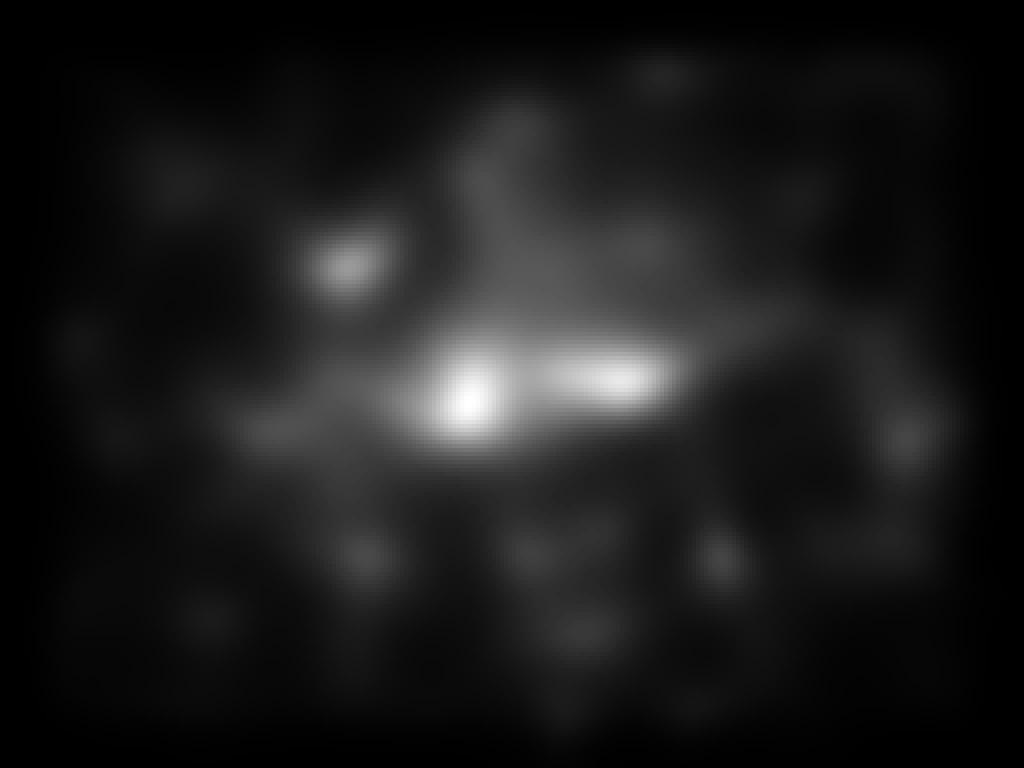
%> input picture Models/cIBS (el dataset esta adentro de momento)/MatlabCode/saliency/deepgaze/img001.jpg, 1024 x 768 px; its folder holds only this picture in this run
$ octave --eval "main;"   (GNU Octave 9; MATLAB toolbox functions it lacks are replaced by stand-ins)
%> lines starting %> are read from the running program, lines starting %| are printed output that depends on the picture
### Models/cIBS (el dataset esta adentro de momento)/MatlabCode/dynamic_models/utils/priors.m
function prior = priors(cfg)
    % PRIORS: Load prior probability of target being in each location
    % p = priors(cfg) creates a matrix of prior probability of target being
    % in each location with mode cfg.static_model
    % Dimensions are determined by floor(size(saliencyMap) / cfg.delta)

    % Input:
    % cfg.imgname       = Name of the image
    % cfg.delta         = Size of grid cells
    % cfg.static_model  = Static model name: 'mlnet' | 'judd1' | 'judd2' | 'judd3' | 'judd4' | 'judd5' | 'flat' | 'center' | 'noisy'
    % cfg.image_size    = Size of the image

    switch cfg.static_model
        case 'deepgaze'
            saliencyMap = imread(['../saliency/deepgaze/' cfg.imgname]);
        case 'icf'
            saliencyMap = imread(['../saliency/icf/' cfg.imgname]);
        case 'sam-resnet'
            saliencyMap = imread(['../saliency/sam_resnet/' cfg.imgname]);
        case 'sam-vgg'
            saliencyMap = imread(['../saliency/sam_vgg/' cfg.imgname]);
        case 'mlnet'
            saliencyMap = imread(['../saliency/mlnet/' cfg.imgname]);
%> saliencyMap is the input picture: size 768x1024 uint8; min 0, max 255, mean 26.7
        case 'judd1'
            saliencyMap = imread(['../saliency/judd_model_1/all_subjects_fix_3_' cfg.imgname]);
        case 'judd2'
            saliencyMap = imread(['../saliency/judd_model_2/all_subjects_fix_3_' cfg.imgname]);
        case 'judd3'
            saliencyMap = imread(['../saliency/judd_model_3/all_subjects_fix_3_' cfg.imgname]);
        case 'judd4'
            saliencyMap = imread(['../saliency/judd_model_4/all_subjects_fix_3_' cfg.imgname]);
        case 'judd5'
            saliencyMap = imread(['../saliency/judd_model_5/all_subjects_fix_3_' cfg.imgname]);
        case 'flat'
            saliencyMap = ones(cfg.image_size);
        case 'center'
            % from findDistToCenterFeatures(img, dims), Judd et al ICCV 2009
            % run findDistToCenterFeatures(ones(768, 1024), [768, 1024], 768/2, 1024/2)
            saliencyMap = imread(['../saliency/center.jpg']);
        case 'noisy'
            saliencyMap = awgn(ones(cfg.image_size), 25); % White Gaussian Noise
        otherwise
            fprintf('Error: Wrong mode \n')
    end
    prior = reduceMatrix(saliencyMap, cfg.delta, 'mean');
end

### Models/cIBS (el dataset esta adentro de momento)/MatlabCode/dynamic_models/utils/reduceMatrix.m
function reduced = reduceMatrix (saliencyMap, delta, mode)
%> called with delta = 32, mode = 'mean'
    % reduceMatrix: creates a grid on the saliency map where each cell measures
    % delta by delta. In the case that there are pixels that do not
    % complete a cell, the grid will be center in the matrix and the pixels
    % that are not in them will be discarded.
    % The function returns a reduced matrix which, in each position,
    % contains the maximum or mean value (depending on the mode
    % parameter) of the pixels of each cell in the grid.
    % Note: if matrix is divisible by delta, the first cell goes from 1 to
    % delta, the next one from delta + 1 to 2 * delta.

    % Input:
    % saliencyMap = Saliency map
    % delta       = Cell size
    % mode        = Value of the cell: 'mean' | 'max'

    dims = size(saliencyMap);
%> dims = [768 1024]
    reduced = nan(floor(dims / delta));
    offset = floor((dims - size(reduced)*delta) / 2);
%> offset = [0 0]

    for i=1:size(reduced,1)
        for j=1:size(reduced,2)
            begin = ([i-1 j-1] * delta) + 1 + offset;
            endd  = begin + delta -1;

            if strcmp(mode, 'mean')
                reduced(i, j) = mean2(saliencyMap(begin(1):endd(1), begin(2):endd(2)));
            elseif strcmp(mode, 'max')
                reduced(i, j) = max(max(saliencyMap(begin(1):endd(1), begin(2):endd(2))));
            else
                sprintf('Invalid mode for reducing matrix');
            end
        end
    end
end

### Models/cIBS (el dataset esta adentro de momento)/MatlabCode/dynamic_models/bayesianSaliencyModel.m
    function bayesianSaliencyModel(cfg)
    % [19 lines of commented-out code are left out]
    cfg.prior = priors(cfg);
    cfg.prior = cfg.prior / max(cfg.prior(:));
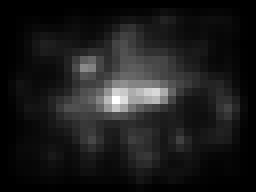
%> cfg.prior: size 24x32 double (shown 8 times larger); min 0, max 1, mean 0.111

    % uniform sum of all priors (sum(cfg.prior(:)) = sumAllProbs)
    cfg.size_prior = size(cfg.prior);
%> cfg.size_prior = [24 32]
    sumAllProbs = cfg.size_prior(1) * cfg.size_prior(2) * 10;
%> sumAllProbs = 7680
    cfg.prior = cfg.prior * (sumAllProbs - cfg.size_prior(1)*cfg.size_prior(2)) / sum(cfg.prior(:)) + 1;

    % find target borders
    cfg.target_center_top_left = mapToReducedMatrix(cfg.target_center - cfg.target_size/2, cfg.delta, cfg.image_size);
%> in mapToReducedMatrix, `grid_size = floor(image_size / delta);`: grid_size = [24 32]
%> in mapToReducedMatrix, `offset = floor((image_size - grid_size*delta) / 2);`: offset = [0 0]
%> in mapToReducedMatrix, `mappedFix = ceil((double(fixation) - offset) / delta);`: mappedFix = [12 23]
%> cfg.target_center_top_left = [12 23]
    cfg.target_center_bot_right = mapToReducedMatrix(cfg.target_center + cfg.target_size/2, cfg.delta, cfg.image_size);
%> cfg.target_center_bot_right = [15 25]
    % check if the target is in the grid
    if cfg.target_center_top_left(1) <= 0 || cfg.target_center_top_left(2) <= 0 || ...
            cfg.target_center_bot_right(1) > cfg.size_prior(1) || cfg.target_center_bot_right(2) > cfg.size_prior(2)
        return;
    end

    % initialize k (k = fixation location at each time)
    k = nan(cfg.nsaccades_thr+1, 2);
%> k = 31 rows, first 12: [NaN NaN; NaN NaN; NaN NaN; NaN NaN; NaN NaN; NaN NaN; NaN NaN; NaN NaN; NaN NaN; NaN NaN; NaN NaN; NaN NaN]
    k(1,:) = mapToReducedMatrix(cfg.initial_fix, cfg.delta, cfg.image_size);
    % check if the first fixation is in the grid
    if k(1,1) > cfg.size_prior(1) || k(1,2) > cfg.size_prior(2) || k(1,1) <= 0 || k(1,2) <= 0
        return;
    end

    % load or create visibility map
    if exist(['visibility_map_x_' num2str(cfg.size_prior(1)) '_y_' num2str(cfg.size_prior(2)) '_gaussian.mat'])
       load(['visibility_map_x_' num2str(cfg.size_prior(1)) '_y_' num2str(cfg.size_prior(2)) '_gaussian.mat']);
    else
        visibility_map = visibilityMapSimplified(cfg, 'gaussian');
        visibility_map = visibility_map - min(visibility_map(:));
        visibility_map = visibility_map / max(visibility_map(:)) * 3;
        max_x = cfg.size_prior(1);
        max_y = cfg.size_prior(2);
        save(['visibility_map_x_' num2str(cfg.size_prior(1)) '_y_' num2str(cfg.size_prior(2)) '_gaussian.mat'], 'visibility_map', 'max_x', 'max_y');
    end

    % initialize variables
    s = nan(cfg.size_prior(1), cfg.size_prior(2), cfg.nsaccades_thr);
    f = nan(cfg.size_prior(1), cfg.size_prior(2), cfg.nsaccades_thr);
    p = nan(cfg.size_prior(1), cfg.size_prior(2), cfg.nsaccades_thr);
    tmp = zeros(cfg.size_prior(1), cfg.size_prior(2));
    accum = zeros(cfg.size_prior(1), cfg.size_prior(2), cfg.nsaccades_thr);
    W = nan(cfg.size_prior(1), cfg.size_prior(2), cfg.size_prior(1), cfg.size_prior(2), cfg.nsaccades_thr);

    fprintf('   Saccade: ');
    for T = 1:cfg.nsaccades_thr
        fprintf('%d ', T);
        % initialize W(a,b,c,d) Where W(:,:,c,d) represents how similar the position (a,b) is
        % to the target to the observer who is fixing his view in (c,d)
        W(:,:,:,:,T) = templateResponse(cfg, visibility_map);

        % compute p
        if T == 1
            s(:,:,T) = W(:,:,k(T,1),k(T,2),T) .* (visibility_map(:,:,k(T,1),k(T,2)) .^ 2);
            f(:,:,T) = cfg.prior .* exp(s(:,:,T));
        else
            s(:,:,T) = s(:,:,T-1) + W(:,:,k(T,1),k(T,2),T) .* (visibility_map(:,:,k(T,1),k(T,2)) .^ 2);
            f(:,:,T) = sumAllProbs * p(:,:,T-1) .* exp(s(:,:,T));
        end
        f_all_locations = sum(sum(f(:,:,T)));
        p(:,:,T) = f(:,:,T) ./ f_all_locations;

        % save the probability map
        probability_map = p(:,:,T);
	if ~exist([cfg.out_models_path, '/probability_map'],'dir')
		mkdir([cfg.out_models_path, '/probability_map'])
	end
        save([cfg.out_models_path, '/probability_map/probabilityMap_Image_' num2str(cfg.imgnum) '_Saccade_' num2str(T) '.mat'], 'probability_map');

        % compute the next fix
        [idx_x, idx_y] = nextFix(cfg, T, p, visibility_map);
        k(T+1, :) = [idx_x idx_y];

        % finish search if target was found
        if cfg.target_center_top_left(1) <= k(T+1,1) && k(T+1,1) <= cfg.target_center_bot_right(1) && ...
           cfg.target_center_top_left(2) <= k(T+1,2) && k(T+1,2) <= cfg.target_center_bot_right(2)
            sprintf('target found!\n');
            break;
        end
    end

    % save the data
    % filter nan rows from k
    [r, ~] = find(isnan(k), 1);
    if isempty(r)
        scanpath = k;
    else
        scanpath = k(1:r-1, :);
    end


    	if ~exist([cfg.out_models_path, '/scanpath'],'dir')
		mkdir([cfg.out_models_path, '/scanpath'])
	end
	save([cfg.out_models_path, '/scanpath/scanpath_' num2str(cfg.imgnum) '.mat'], 'scanpath');

    	if ~exist([cfg.out_models_path, '/cfg'],'dir')
		mkdir([cfg.out_models_path, '/cfg'])
	end
	save([cfg.out_models_path, '/cfg/cfg_' num2str(cfg.imgnum) '.mat'], 'cfg');
   %keyboard
end

### Models/cIBS (el dataset esta adentro de momento)/MatlabCode/dynamic_models/utils/mapToReducedMatrix.m
function mappedFix = mapToReducedMatrix(fixation, delta, image_size)
    % mapToReducedMatrix: maps a pixel in the image to a cell in de grid

    % Input:
    % fixation     = pixel in the image
    % delta        = Size of grid cells
    % image_size   = Size of the image

    grid_size = floor(image_size / delta);
    offset = floor((image_size - grid_size*delta) / 2);

    mappedFix = ceil((double(fixation) - offset) / delta);
end

### Models/cIBS (el dataset esta adentro de momento)/MatlabCode/dynamic_models/utils/visibilityMapSimplified.m
function visibility_map = visibilityMapSimplified(cfg, mode)
%> called with mode = 'gaussian'
    % visibility_map: Generate a map of visibility which size is
    % cfg.size_prior. This visibility map is based on Najemnik & Geisler 2005

    % Input:
    % cfg.size_prior = Size of the prior
    % cfg.delta      = Size of grid cells
    % cfg.image_size = Size of the image
    % mode           = 'gaussian' | 'flat-ellipse'

    %Output:
    %visibility_map(a,b,c,d) Where visibility_map(:,:,c,d) is the visibility map fixing the view in position (c,d)

    if nargin == 1
        mode = 'flat-ellipse';
    end

    visibility_map = nan(cfg.size_prior(1), cfg.size_prior(2),cfg.size_prior(1),cfg.size_prior(2));

    grid_size = floor(cfg.image_size / cfg.delta);
    offset = floor((cfg.image_size - grid_size*cfg.delta) / 2);

    if strcmp(mode, 'gaussian')
        Sigma = [4000 0; 0 2600];
        x1 = linspace(0, cfg.image_size(2), cfg.size_prior(2)); x2 = linspace(0, cfg.image_size(1), cfg.size_prior(1));
%> after `x1 = linspace(0, cfg.image_size(2), cfg.size_prior(2))`: x1 = 32 values from 0 to 1024
%> after `x2 = linspace(0, cfg.image_size(1), cfg.size_prior(1))`: x2 = 24 values from 0 to 768

        [X1,X2] = meshgrid(x1,x2);

        for ix = 1:cfg.size_prior(1)
            for iy = 1:cfg.size_prior(2)
                fixation = [ix iy] * cfg.delta - (cfg.delta / 2) + offset;
                F = mvnpdf([X1(:) X2(:)],[fixation(2) fixation(1)],Sigma);
                F = reshape(F,length(x2),length(x1));
                visibility_map(ix, iy, :, :) = F;
            end
        end
%> this loop made 24 passes
%> in bayesianSaliencyModel, `max_x = cfg.size_prior(1);`: max_x = 24
%> in bayesianSaliencyModel, `max_y = cfg.size_prior(2);`: max_y = 32
%> in bayesianSaliencyModel, `tmp = zeros(cfg.size_prior(1), cfg.size_prior(2));`: tmp: size 24x32 double; every value is 0
%|    Saccade: 1

    elseif strcmp(mode, 'flat-ellipse')
        for ix = 1:cfg.size_prior(1)
            for iy = 1:cfg.size_prior(2)
                fixation = [ix iy] * cfg.delta - (cfg.delta / 2) + offset;
                visibility_map(ix, iy, :, :) = circleFromFixation(768, 1024, cfg.size_prior, fixation(1), fixation(2), mode) .^ 8;
            end
        end
    else
        sprintf('Invalid mode for visibility map');
    end
end

### Models/cIBS (el dataset esta adentro de momento)/MatlabCode/dynamic_models/utils/templateResponse.m
function W = templateResponse(cfg, visibility_map)
    % templateResponse: Creates W(a,b,c,d) Where W(:,:,c,d) represents how similar the position
    % (a,b) is to the target to the observer who is fixing his view in (c,d). This model
    % achieves inhibition of return as well as moderate saccade lengths.
    % W is defined as shown in Geisler et al 2005


    % Input:
    % cfg.imgname                 = Name of the image
    % cfg.size_prior              = Size of the prior
    % cfg.target_center_top_left  = top left extreme of the target
    % cfg.target_center_bot_right = bottom right extreme of the target
    % visibility_map              = visibility map
    % cfg.delta                   = Size of the grid cells
    % cfg.dinamic_model           = Dinamic model name: 'geisler' | 'correlation'
    % cfg.target_size             = Size of the targeat
    % cfg.a                       =
    % cfg.b                       =

    % Output:
    % W(a,b,c,d) Where W(:,:,c,d) represents how similar the position (a,b) is to the target to
    % the observer who is fixing his view in (c,d)

    % Creates mu. Each cell of mu has value 0.5 if the target is in that position and -0.5 if it is not
    mu = ones(cfg.size_prior(1), cfg.size_prior(2), cfg.size_prior(1), cfg.size_prior(2)) * -0.5;
    for x = cfg.target_center_top_left(1):cfg.target_center_bot_right(1)
        for y = cfg.target_center_top_left(2):cfg.target_center_bot_right(2)
            mu(x, y, :, :) = ones(cfg.size_prior(1), cfg.size_prior(2)) * 0.5;
        end
    end
%> this loop made 4 passes

    % visibility_map is in [0, 1]
    for i = 1:cfg.size_prior(1)
        for j = 1:cfg.size_prior(2)
            visibility_map(:,:,i,j) = visibility_map(:,:,i,j) - min(min(visibility_map(:,:,i,j)));
            visibility_map(:,:,i,j) = visibility_map(:,:,i,j) / max(max(visibility_map(:,:,i,j)));
        end
    end

    if strcmp(cfg.dinamic_model, 'geisler')
        Mu = mu;
    elseif strcmp(cfg.dinamic_model, 'correlation') || strcmp(cfg.dinamic_model, 'greedy')
        % Correlation between the image and the target
        img = imread(['../data_images/images/' cfg.imgname]);
        tmp = dir(['../data_images/templates/' cfg.imgname(1:end-4) '*']);
%> the run ends on the next line
        template = imread(['../data_images/templates/' tmp.name]);

        correlation = normxcorr2(template, img);
        correlation = correlation(floor(cfg.target_size(1)/2):size(correlation, 1)-floor(cfg.target_size(1)/2), floor(cfg.target_size(2)/2):size(correlation, 2)-floor(cfg.target_size(2)/2));
        correlation = reduceMatrix(correlation, cfg.delta, 'max');

        correlation = correlation - min(correlation(:));
        correlation = correlation / max(correlation(:)) - 0.5;
        rep_corr = repmat(correlation, [1, 1, cfg.size_prior(1), cfg.size_prior(2)]);

        % geisler_truth and rep_corr go between [-0.5,0.5], while
        % visibility_map is in [0, 1]
        Mu = mu .* (visibility_map + 0.5) + rep_corr .* (1 - visibility_map + 0.5);
        Mu = Mu / 2;
    else
        fprintf('Error: Wrong mode \n')
    end
    sigma = ones(size(visibility_map)) ./ (visibility_map*cfg.a+cfg.b);
    W = sigma .* randn(cfg.size_prior(1), cfg.size_prior(2), cfg.size_prior(1), cfg.size_prior(2)) + Mu;
end

% Geisler only takes into account that visibility affects how well we judge
% W, but does not think about possible distractors (i.e., elements that
% look alike the real template). So we can take

### Models/cIBS (el dataset esta adentro de momento)/MatlabCode/dynamic_models/main.m
function main(incfg)
    % Load data
    addpath(genpath('utils/'));
    load('../matrix/initial_fixations.mat');
    load('../matrix/target_positions_filtered.mat');
    % Gaston edit

    % Parameter configuration
    if nargin<1
        cfg.static_model    = 'mlnet';
        cfg.dinamic_model   = 'correlation';
        cfg.delta           = 32;
        cfg.a               = 3;            % integers (?)
        cfg.b               = 4;            % integers (?)
        cfg.iniimg          = 1;            % integers (?)
    else
        if ~isfield(incfg,'static_model') || isempty(incfg.static_model);
            cfg.static_model = 'mlnet';
        else
            cfg.static_model = incfg.static_model;
        end
        if ~isfield(incfg,'dinamic_model') || isempty(incfg.dinamic_model);
            cfg.dinamic_model = 'correlation';
        else
            cfg.dinamic_model = incfg.dinamic_model;
        end
        if ~isfield(incfg,'delta') || isempty(incfg.delta);
            cfg.delta = 32;
        else
            cfg.delta = incfg.delta;
        end
        if ~isfield(incfg,'a') || isempty(incfg.a);
            cfg.a = 3;
        else
            cfg.a = incfg.a;
        end
        if ~isfield(incfg,'b') || isempty(incfg.b);
            cfg.b = 4;
        else
            cfg.b = incfg.b;
        end
        if ~isfield(incfg,'iniimg') || isempty(incfg.iniimg)
            cfg.iniimg = 1;
        else
            cfg.iniimg = incfg.iniimg;
        end
    end

    cfg.img_quantity    = 240;
    cfg.nsaccades_thr   = 30; %10;
    %cfg.target_size     = [72 72];
    cfg.image_size      = [768 1024];
    cfg.out_models_path = ['../out_models/' cfg.static_model '/' cfg.dinamic_model '/a_' num2str(cfg.a) '_b_' num2str(cfg.b) '_tam_celda_' num2str(cfg.delta)];

    if ~exist(cfg.out_models_path,'dir')
        mkdir(cfg.out_models_path);
        mkdir(sprintf('%s/cfg/',cfg.out_models_path));
        mkdir(sprintf('%s/posterior/',cfg.out_models_path));
        mkdir(sprintf('%s/probability_map/',cfg.out_models_path));
        mkdir(sprintf('%s/scanpath/',cfg.out_models_path));
    end

    img_time          = [];
    fprintf('\n\na: %d; b: %d; Delta: %d \n', cfg.a, cfg.b, cfg.delta);

    % Main loop. Run bayesian model for each image
    for imgnum = cfg.iniimg:cfg.img_quantity
        % Parameter configuration for each image
        fprintf('\nImage: %d  \n', imgnum);
        cfg.initial_fix   = double(initial_fixations(imgnum).initial_fix);
        cfg.imgnum        = imgnum;
        cfg.target_size   = [double(target_positions(imgnum).template_side_length) double(target_positions(imgnum).template_columns)];
        cfg.imgname       = initial_fixations(imgnum).image;
        cfg.target_center = [double(target_positions(imgnum).matched_row) double(target_positions(imgnum).matched_column)] + cfg.target_size/2;


        % Run bayesian model
        tic;
        bayesianSaliencyModel(cfg); % This function saves ...
        tiempo = toc;
        fprintf('\ntiempo: %d  \n', tiempo);
        img_time = [img_time tiempo];
    end
    save([cfg.out_models_path , '/cfg/time.mat'], 'img_time');
end
